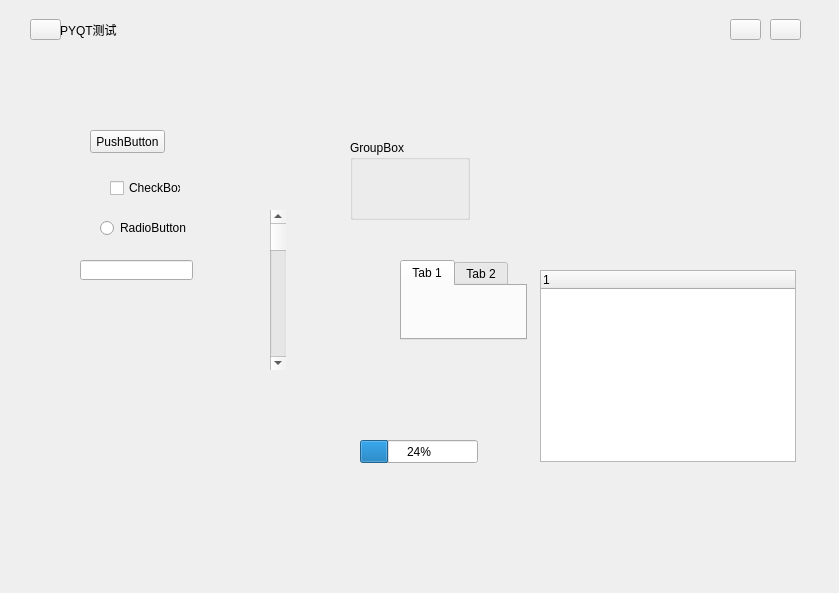
<?xml version="1.0" encoding="UTF-8"?>
<ui version="4.0">
 <class>MainWindow</class>
 <widget class="QMainWindow" name="MainWindow">
  <property name="geometry">
   <rect>
    <x>0</x>
    <y>0</y>
    <width>839</width>
    <height>593</height>
   </rect>
  </property>
  <property name="windowTitle">
   <string>MainWindow</string>
  </property>
  <widget class="QWidget" name="centralwidget">
   <widget class="QWidget" name="widget" native="true">
    <property name="geometry">
     <rect>
      <x>30</x>
      <y>19</y>
      <width>781</width>
      <height>21</height>
     </rect>
    </property>
    <property name="sizePolicy">
     <sizepolicy hsizetype="Expanding" vsizetype="Expanding">
      <horstretch>0</horstretch>
      <verstretch>0</verstretch>
     </sizepolicy>
    </property>
    <widget class="QPushButton" name="pushButton_2">
     <property name="geometry">
      <rect>
       <x>700</x>
       <y>0</y>
       <width>31</width>
       <height>21</height>
      </rect>
     </property>
     <property name="text">
      <string/>
     </property>
    </widget>
    <widget class="QPushButton" name="pushButton">
     <property name="geometry">
      <rect>
       <x>740</x>
       <y>0</y>
       <width>31</width>
       <height>21</height>
      </rect>
     </property>
     <property name="text">
      <string/>
     </property>
    </widget>
    <widget class="QPushButton" name="pushButton_3">
     <property name="geometry">
      <rect>
       <x>0</x>
       <y>0</y>
       <width>31</width>
       <height>21</height>
      </rect>
     </property>
     <property name="text">
      <string/>
     </property>
     <property name="icon">
      <iconset>
       <normaloff>img/btn_set_normal.png</normaloff>img/btn_set_normal.png</iconset>
     </property>
    </widget>
    <widget class="QLabel" name="label">
     <property name="geometry">
      <rect>
       <x>30</x>
       <y>0</y>
       <width>61</width>
       <height>21</height>
      </rect>
     </property>
     <property name="text">
      <string>PYQT测试</string>
     </property>
    </widget>
   </widget>
   <widget class="QWidget" name="widget_2" native="true">
    <property name="geometry">
     <rect>
      <x>30</x>
      <y>40</y>
      <width>781</width>
      <height>491</height>
     </rect>
    </property>
    <widget class="QPushButton" name="pushButton_4">
     <property name="geometry">
      <rect>
       <x>60</x>
       <y>90</y>
       <width>75</width>
       <height>23</height>
      </rect>
     </property>
     <property name="text">
      <string>PushButton</string>
     </property>
    </widget>
    <widget class="QGroupBox" name="groupBox">
     <property name="geometry">
      <rect>
       <x>320</x>
       <y>100</y>
       <width>120</width>
       <height>80</height>
      </rect>
     </property>
     <property name="title">
      <string>GroupBox</string>
     </property>
    </widget>
    <widget class="QLineEdit" name="lineEdit">
     <property name="geometry">
      <rect>
       <x>50</x>
       <y>220</y>
       <width>113</width>
       <height>20</height>
      </rect>
     </property>
    </widget>
    <widget class="QTabWidget" name="tabWidget">
     <property name="geometry">
      <rect>
       <x>370</x>
       <y>220</y>
       <width>127</width>
       <height>80</height>
      </rect>
     </property>
     <widget class="QWidget" name="tab">
      <attribute name="title">
       <string>Tab 1</string>
      </attribute>
     </widget>
     <widget class="QWidget" name="tab_2">
      <attribute name="title">
       <string>Tab 2</string>
      </attribute>
     </widget>
    </widget>
    <widget class="QProgressBar" name="progressBar">
     <property name="geometry">
      <rect>
       <x>330</x>
       <y>400</y>
       <width>118</width>
       <height>23</height>
      </rect>
     </property>
     <property name="value">
      <number>24</number>
     </property>
    </widget>
    <widget class="QCheckBox" name="checkBox">
     <property name="geometry">
      <rect>
       <x>80</x>
       <y>140</y>
       <width>71</width>
       <height>16</height>
      </rect>
     </property>
     <property name="text">
      <string>CheckBox</string>
     </property>
    </widget>
    <widget class="QRadioButton" name="radioButton">
     <property name="geometry">
      <rect>
       <x>70</x>
       <y>180</y>
       <width>89</width>
       <height>16</height>
      </rect>
     </property>
     <property name="text">
      <string>RadioButton</string>
     </property>
    </widget>
    <widget class="QScrollBar" name="verticalScrollBar">
     <property name="geometry">
      <rect>
       <x>240</x>
       <y>170</y>
       <width>16</width>
       <height>160</height>
      </rect>
     </property>
     <property name="orientation">
      <enum>Qt::Vertical</enum>
     </property>
    </widget>
    <widget class="QTreeWidget" name="treeWidget">
     <property name="geometry">
      <rect>
       <x>510</x>
       <y>230</y>
       <width>256</width>
       <height>192</height>
      </rect>
     </property>
     <column>
      <property name="text">
       <string notr="true">1</string>
      </property>
     </column>
    </widget>
   </widget>
   <widget class="QWidget" name="widget_3" native="true">
    <property name="geometry">
     <rect>
      <x>30</x>
      <y>530</y>
      <width>781</width>
      <height>16</height>
     </rect>
    </property>
   </widget>
   <zorder>widget_2</zorder>
   <zorder>widget</zorder>
   <zorder>widget_3</zorder>
  </widget>
  <widget class="QMenuBar" name="menubar">
   <property name="geometry">
    <rect>
     <x>0</x>
     <y>0</y>
     <width>839</width>
     <height>23</height>
    </rect>
   </property>
  </widget>
 </widget>
 <resources/>
 <connections/>
</ui>
